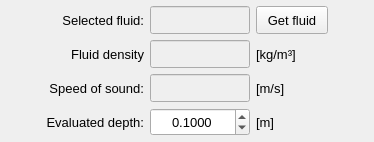
           <widget class="QFrame" name="frame_fluid_info">
            <property name="maximumSize">
             <size>
              <width>16777215</width>
              <height>160</height>
             </size>
            </property>
            <property name="frameShape">
             <enum>QFrame::NoFrame</enum>
            </property>
            <property name="frameShadow">
             <enum>QFrame::Raised</enum>
            </property>
            <layout class="QGridLayout" name="gridLayout_18">
             <property name="leftMargin">
              <number>6</number>
             </property>
             <property name="topMargin">
              <number>6</number>
             </property>
             <property name="rightMargin">
              <number>6</number>
             </property>
             <property name="bottomMargin">
              <number>6</number>
             </property>
             <item row="1" column="1">
              <widget class="QLabel" name="label_36">
               <property name="minimumSize">
                <size>
                 <width>0</width>
                 <height>28</height>
                </size>
               </property>
               <property name="maximumSize">
                <size>
                 <width>16777215</width>
                 <height>28</height>
                </size>
               </property>
               <property name="font">
                <font>
                 <pointsize>10</pointsize>
                </font>
               </property>
               <property name="text">
                <string>Fluid density</string>
               </property>
               <property name="alignment">
                <set>Qt::AlignRight|Qt::AlignTrailing|Qt::AlignVCenter</set>
               </property>
              </widget>
             </item>
             <item row="0" column="3">
              <widget class="QPushButton" name="pushButton_get_fluid">
               <property name="minimumSize">
                <size>
                 <width>72</width>
                 <height>28</height>
                </size>
               </property>
               <property name="maximumSize">
                <size>
                 <width>72</width>
                 <height>28</height>
                </size>
               </property>
               <property name="font">
                <font>
                 <pointsize>10</pointsize>
                </font>
               </property>
               <property name="text">
                <string>Get fluid</string>
               </property>
               <property name="autoDefault">
                <bool>false</bool>
               </property>
              </widget>
             </item>
             <item row="1" column="2">
              <widget class="QLineEdit" name="lineEdit_fluid_density">
               <property name="enabled">
                <bool>false</bool>
               </property>
               <property name="minimumSize">
                <size>
                 <width>100</width>
                 <height>28</height>
                </size>
               </property>
               <property name="maximumSize">
                <size>
                 <width>100</width>
                 <height>28</height>
                </size>
               </property>
               <property name="font">
                <font>
                 <pointsize>10</pointsize>
                </font>
               </property>
               <property name="focusPolicy">
                <enum>Qt::ClickFocus</enum>
               </property>
               <property name="text">
                <string/>
               </property>
               <property name="alignment">
                <set>Qt::AlignCenter</set>
               </property>
              </widget>
             </item>
             <item row="0" column="2">
              <widget class="QLineEdit" name="lineEdit_selected_fluid">
               <property name="enabled">
                <bool>false</bool>
               </property>
               <property name="minimumSize">
                <size>
                 <width>100</width>
                 <height>28</height>
                </size>
               </property>
               <property name="maximumSize">
                <size>
                 <width>100</width>
                 <height>28</height>
                </size>
               </property>
               <property name="font">
                <font>
                 <pointsize>10</pointsize>
                </font>
               </property>
               <property name="focusPolicy">
                <enum>Qt::ClickFocus</enum>
               </property>
               <property name="text">
                <string/>
               </property>
               <property name="alignment">
                <set>Qt::AlignCenter</set>
               </property>
              </widget>
             </item>
             <item row="2" column="2">
              <widget class="QLineEdit" name="lineEdit_speed_of_sound">
               <property name="enabled">
                <bool>false</bool>
               </property>
               <property name="minimumSize">
                <size>
                 <width>100</width>
                 <height>28</height>
                </size>
               </property>
               <property name="maximumSize">
                <size>
                 <width>100</width>
                 <height>28</height>
                </size>
               </property>
               <property name="font">
                <font>
                 <pointsize>10</pointsize>
                </font>
               </property>
               <property name="focusPolicy">
                <enum>Qt::ClickFocus</enum>
               </property>
               <property name="text">
                <string/>
               </property>
               <property name="alignment">
                <set>Qt::AlignCenter</set>
               </property>
              </widget>
             </item>
             <item row="2" column="1">
              <widget class="QLabel" name="label_47">
               <property name="minimumSize">
                <size>
                 <width>0</width>
                 <height>28</height>
                </size>
               </property>
               <property name="maximumSize">
                <size>
                 <width>16777215</width>
                 <height>28</height>
                </size>
               </property>
               <property name="font">
                <font>
                 <pointsize>10</pointsize>
                </font>
               </property>
               <property name="text">
                <string>Speed of sound:</string>
               </property>
               <property name="alignment">
                <set>Qt::AlignRight|Qt::AlignTrailing|Qt::AlignVCenter</set>
               </property>
              </widget>
             </item>
             <item row="0" column="1">
              <widget class="QLabel" name="label_31">
               <property name="minimumSize">
                <size>
                 <width>0</width>
                 <height>28</height>
                </size>
               </property>
               <property name="maximumSize">
                <size>
                 <width>16777215</width>
                 <height>28</height>
                </size>
               </property>
               <property name="font">
                <font>
                 <pointsize>10</pointsize>
                </font>
               </property>
               <property name="text">
                <string>Selected fluid:</string>
               </property>
               <property name="alignment">
                <set>Qt::AlignRight|Qt::AlignTrailing|Qt::AlignVCenter</set>
               </property>
              </widget>
             </item>
             <item row="1" column="3">
              <widget class="QLabel" name="label_48">
               <property name="minimumSize">
                <size>
                 <width>0</width>
                 <height>28</height>
                </size>
               </property>
               <property name="maximumSize">
                <size>
                 <width>16777215</width>
                 <height>28</height>
                </size>
               </property>
               <property name="font">
                <font>
                 <pointsize>10</pointsize>
                </font>
               </property>
               <property name="text">
                <string>[kg/m³]</string>
               </property>
               <property name="alignment">
                <set>Qt::AlignLeading|Qt::AlignLeft|Qt::AlignVCenter</set>
               </property>
              </widget>
             </item>
             <item row="2" column="3">
              <widget class="QLabel" name="label_49">
               <property name="minimumSize">
                <size>
                 <width>0</width>
                 <height>28</height>
                </size>
               </property>
               <property name="maximumSize">
                <size>
                 <width>16777215</width>
                 <height>28</height>
                </size>
               </property>
               <property name="font">
                <font>
                 <pointsize>10</pointsize>
                </font>
               </property>
               <property name="text">
                <string>[m/s]</string>
               </property>
               <property name="alignment">
                <set>Qt::AlignLeading|Qt::AlignLeft|Qt::AlignVCenter</set>
               </property>
              </widget>
             </item>
             <item row="0" column="0">
              <spacer name="horizontalSpacer_14">
               <property name="orientation">
                <enum>Qt::Horizontal</enum>
               </property>
               <property name="sizeHint" stdset="0">
                <size>
                 <width>40</width>
                 <height>20</height>
                </size>
               </property>
              </spacer>
             </item>
             <item row="0" column="4">
              <spacer name="horizontalSpacer_18">
               <property name="orientation">
                <enum>Qt::Horizontal</enum>
               </property>
               <property name="sizeHint" stdset="0">
                <size>
                 <width>40</width>
                 <height>20</height>
                </size>
               </property>
              </spacer>
             </item>
             <item row="3" column="1">
              <widget class="QLabel" name="label_51">
               <property name="minimumSize">
                <size>
                 <width>0</width>
                 <height>28</height>
                </size>
               </property>
               <property name="maximumSize">
                <size>
                 <width>16777215</width>
                 <height>28</height>
                </size>
               </property>
               <property name="font">
                <font>
                 <pointsize>10</pointsize>
                </font>
               </property>
               <property name="text">
                <string>Evaluated depth:</string>
               </property>
               <property name="alignment">
                <set>Qt::AlignRight|Qt::AlignTrailing|Qt::AlignVCenter</set>
               </property>
              </widget>
             </item>
             <item row="3" column="2">
              <widget class="QDoubleSpinBox" name="doubleSpinBox_evaluated_depth">
               <property name="minimumSize">
                <size>
                 <width>100</width>
                 <height>28</height>
                </size>
               </property>
               <property name="maximumSize">
                <size>
                 <width>100</width>
                 <height>28</height>
                </size>
               </property>
               <property name="font">
                <font>
                 <pointsize>10</pointsize>
                </font>
               </property>
               <property name="alignment">
                <set>Qt::AlignCenter</set>
               </property>
               <property name="decimals">
                <number>4</number>
               </property>
               <property name="minimum">
                <double>0.001000000000000</double>
               </property>
               <property name="maximum">
                <double>100.000000000000000</double>
               </property>
               <property name="singleStep">
                <double>0.050000000000000</double>
               </property>
               <property name="value">
                <double>0.100000000000000</double>
               </property>
              </widget>
             </item>
             <item row="3" column="3">
              <widget class="QLabel" name="label_17">
               <property name="font">
                <font>
                 <pointsize>10</pointsize>
                </font>
               </property>
               <property name="text">
                <string>[m]</string>
               </property>
               <property name="alignment">
                <set>Qt::AlignLeading|Qt::AlignLeft|Qt::AlignVCenter</set>
               </property>
              </widget>
             </item>
            </layout>
           </widget>
